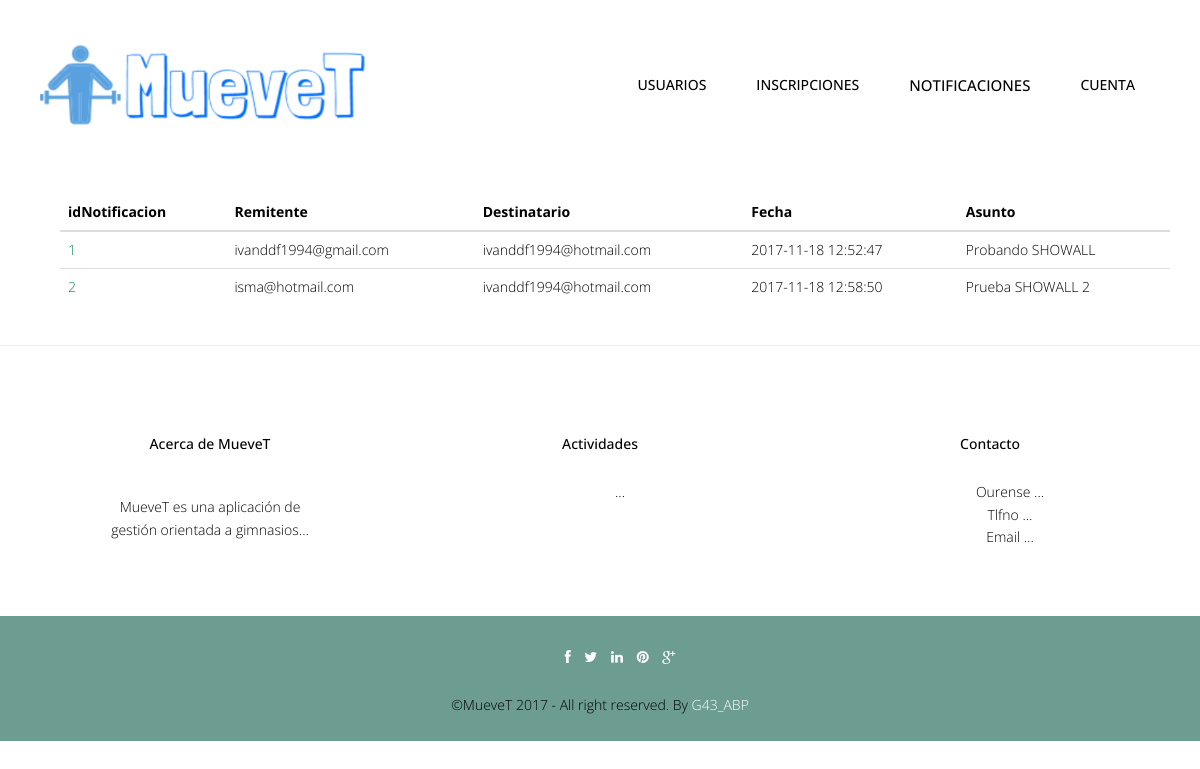
Screenshot of /abp/Controllers/NOTIFICACION_Controller.php (signed in) with the database file from the repository.
### tables this page shows
CREATE TABLE IF NOT EXISTS `notificacion` (
  `idNotificacion` int(100) NOT NULL,
  `remitenteNotificacion` varchar(100) NOT NULL,
  `destinatarioNotificacion` text NOT NULL,
  `fechaHoraNotificacion` timestamp NOT NULL DEFAULT CURRENT_TIMESTAMP,
  `asuntoNotificacion` varchar(255) DEFAULT NULL,
  `mensajeNotificacion` longtext,
  `username` varchar(25) NOT NULL
);

### abp/Controllers/NOTIFICACION_Controller.php (called while the page is built, shortened)
<?php
include '../Models/NOTIFICACION_Model.php';
include '../Views/header.php';
switch ($_REQUEST['accion']) {
    default:
        if (!tienePermisos('NOTIFICACION_Listar')) {
            new Mensaje('No tienes los permisos necesarios', '../Views/DEFAULT_Vista.php');
        } else {
            $notificacion = new NOTIFICACION_Model('', '', '', '', '', '', $_SESSION['login']);
            $datos = $notificacion->Listar();
            new NOTIFICACION_Listar($datos, '../Views/DEFAULT_Vista.php');
        }
}
?>

### abp/Models/NOTIFICACION_Model.php (called while the page is built, shortened)
<?php
include '../Functions/LibraryFunctions.php';
class NOTIFICACION_Model {
    var $userName;
    var $mysqli;
    function __construct($idNotificacion, $remitenteNotificacion, $destinatarioNotificacion, $fechaHoraNotificacion, $asuntoNotificacion, $mensajeNotificacion, $userName) {
        $this->userName = $userName;
    }
    function ConectarBD() {
        $this->mysqli = new mysqli("localhost", "root", "", "gymgest");
    }
    function consultarEmail() {
        $sql = "SELECT email FROM USUARIO WHERE userName='" . $this->userName . "'";
        if (!($resultado = $this->mysqli->query($sql))) {
            return 'Error en la consulta sobre la base de datos.';
        } else {
            $result = $this->mysqli->query($sql)->fetch_array();
            return $result['email'];
        }
    }
    function Listar() {
        $email = $this->consultarEmail();
        if ($email == 'Error en la consulta sobre la base de datos.') {
            return 'Error en la consulta sobre la base de datos.';
        } else {
            $sql = "SELECT idNotificacion, remitenteNotificacion, destinatarioNotificacion, fechaHoraNotificacion ,asuntoNotificacion FROM NOTIFICACION WHERE destinatarioNotificacion ='" . $email . "'";
            if (!($resultado = $this->mysqli->query($sql))) {
                return 'Error en la consulta sobre la base de datos.';
            } else {
                $toret = array();
                $i = 0;
                while ($fila = $resultado->fetch_array()) {
                    $toret[$i] = $fila;
                    $i++;
                }
                return $toret;
            }
        }
    }
}
?>

### abp/Views/NOTIFICACION_SHOWALL_Vista.php (the view, shortened to what this page needs)
<?php
class NOTIFICACION_Listar {
private $datos;
    function __construct($datos, $volver) {
    	$this->datos = $datos;
        $this->render();
    }
    function render() {
        ?>
        <div class="container">
            <?php
            $lista = array('idNotificacion','remitenteNotificacion', 'destinatarioNotificacion', 'fechaHoraNotificacion', 'asuntoNotificacion');
            ?>
            <br><br>
            <div class="container">
                <div class="col-lg-12">
                    <table class="table">
                        <thead class="thead-dark">
                            <tr>
                                <?php
                                foreach ($lista as $titulo) {
                                    echo "<th>";
                                    echo $strings[$titulo];
                                    echo "</th>";
                                }
                                echo "</tr>";
                                echo "</thead>";
                                echo "<tbody>";
                                for ($j = 0; $j < count($this->datos); $j++) {
                                    echo "<tr>";
                                    foreach ($this->datos [$j] as $clave => $valor) {
                                        for ($i = 0; $i < count($lista); $i++) {
                                        	if($clave === $lista[$i])
                                        	{
                                          	echo "<td>";
                                          	if($clave === 'idNotificacion')
                                            {?>
                                                <a href='NOTIFICACION_Controller.php?idNotificacion=<?php echo $this->datos[$j]['idNotificacion'] . '&accion=' . $strings['Ver']; ?>'><font color="#088A4B"><?php echo $valor; ?></font></a>
                                                <?php
                                            }
                                            else
                                            {
                                                echo $valor;
                                            }
                                            echo "</td>";
                                          }
                                    }
                                }?>
                                 <?php
                            }
                            ?>
                        </tbody>
                    </table>
                </div>
            </div>
        </div>
        <?php
        include '../Views/footer.php';
    }
}

### abp/css/style.css (style rules this page uses)
body { font-family:'Open Sans', Arial, sans-serif; font-size:14px; font-weight:300; line-height:1.6em; color:#000; background-color:#fff; }
.link-list ul,li,a { color:#000; list-style:none; }

### rows the page displays
notificacion: idNotificacion "1", remitenteNotificacion "ivanddf1994@gmail.com", destinatarioNotificacion "ivanddf1994@hotmail.com", fechaHoraNotificacion "2017-11-18 12:52:47", asuntoNotificacion "Probando SHOWALL"
notificacion: idNotificacion "2", remitenteNotificacion "isma@hotmail.com", destinatarioNotificacion "ivanddf1994@hotmail.com", fechaHoraNotificacion "2017-11-18 12:58:50", asuntoNotificacion "Prueba SHOWALL 2"

### other values shown
$strings['Cuenta'] "CUENTA"
$strings[$titulo] "idNotificacion"
$strings[$titulo] "Remitente"
$strings[$titulo] "Destinatario"
$strings[$titulo] "Fecha"
$strings[$titulo] "Asunto"
